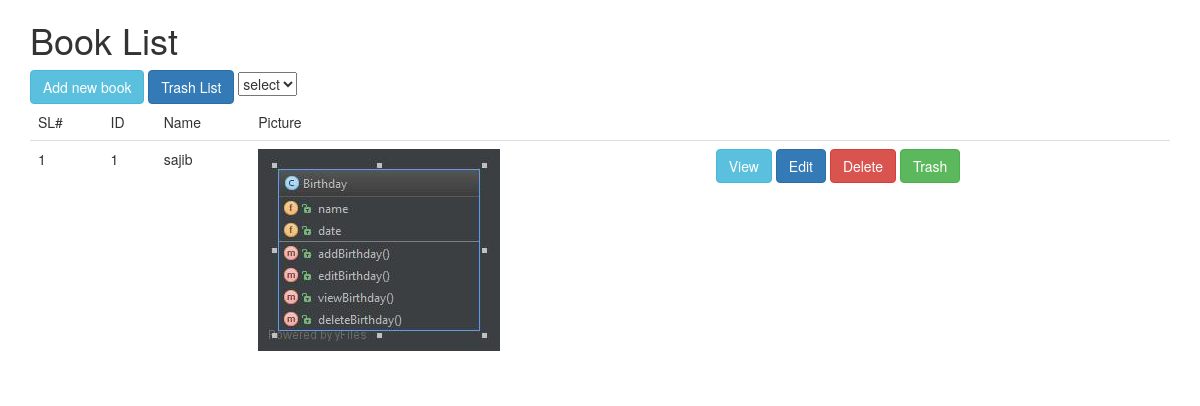
Page /views/SEIP129150/Profile_picture/index.php on the committed database.
### tables this page shows
CREATE TABLE `profilepicture` (
  `id` int(11) NOT NULL,
  `name` varchar(30) NOT NULL,
  `imageName` varchar(40) NOT NULL,
  `trash` time DEFAULT NULL
);

### src/BITM/SEIP129150/Profile_picture/ImageLoader.php (called while the page is built, shortened)
<?php
class ImageLoader{
    public  function __construct()
    {
        $this->conn = mysqli_connect("localhost", "root", "", "atomicprojectb21");
    }
    public function index(){
        $_allInfo= array();
        $query="SELECT * FROM `profilepicture`";
        $result= mysqli_query($this->conn,$query);
        while($row= mysqli_fetch_assoc($result)){
            $_allInfo[]=$row;
        }
        return $_allInfo;
    }
}
?>

### views/SEIP129150/Profile_picture/index.php (the view, shortened to what this page needs)
<?php
$pp=new ImageLoader();
$ppicture=$pp->index();
?>
<!DOCTYPE html>
<html>
<head>
    <link rel="stylesheet" href="http://maxcdn.bootstrapcdn.com/bootstrap/3.3.6/css/bootstrap.min.css">
    <link rel="stylesheet" type="text/css" href="../../../resources/bootstrap/css/bootstrap.css">
</head >
<body>
<div class="container">
    <h1>Book List</h1>
    <a href="create.php" class="btn btn-info" role="button">Add new book</a>
    <a href="trashVeiw.php" class="btn btn-primary" role="button">Trash List</a>
    <select>
        <option value="" style="display: none"> select</option>
    </select>
    <br>
    <div class="table-responsive">
        <table class="table">
            <thead>
            <tr>
                <td>
                    SL#
                </td>
                <td>
                    ID
                </td>
                <td>
                    Name
                </td>
                <td>
                   Picture
                </td>
            </tr>
            </thead>
            <tbody>
            <?php
            $sl=1;
            foreach ($ppicture as $pic) {
            ?>
            <tr>
                <td><?php echo  $sl?></td>
                <td> <?php echo $pic['id']?></td>
                <td> <?php echo $pic['name']?></td>
                <td> <img src="../../../resources/images/<?php echo $pic["imageName"]?>.jpg"></td>
                <td>
                    <a href="veiw.php?id=<?php echo $pic['id']?>" class="btn btn-info" role="button">View</a>
                    <a href="edit.php?id=<?php echo $pic['id']?>" class="btn btn-primary" role="button">Edit</a>
                    <a href="delete.php?id=<?php echo $pic['id']?>" class="btn btn-danger" role="button">Delete</a>
                    <a href="trash.php?id=<?php echo $pic['id']?>" class="btn btn-success" role="button">Trash</a>
                </td>
            </tr>
            </tbody>
            <?php $sl++; } ?>
        </table>
    </div>
</div>
</body>
</html>

### rows in the picture
profilepicture: id "1", name "sajib", imageName (picture)
